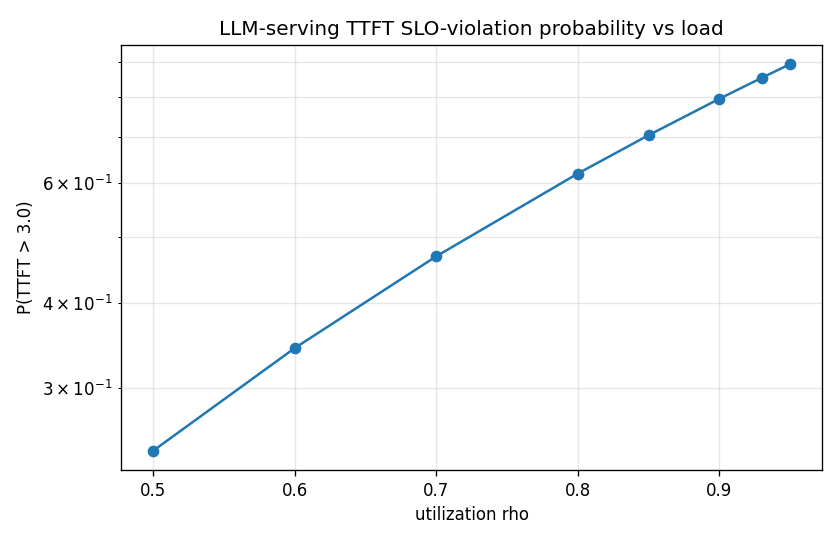

This chart was generated by the following Python code:
"""
LLM-inference serving TTFT SLO: composite example for the SLA layer
(most_queue.theory.utils.sla).

Models a GPU batch-inference server as MAP/PH/1: bursty (MMPP-2) request
arrivals -- LLM-serving traffic is autocorrelated, not Poisson -- and a
PH-fitted batch-inference service time (mean + variability of a batched
GPU forward pass). For a range of loads, computes the deadline-violation
probability P(TTFT > D) from the exact MapPh1Calc moments via the SLA layer.
The curve qualitatively reproduces the shape reported by SLO-aware
LLM-serving papers (QUARTZ, Hermes, TailGuard/TPDS 2025): violation
probability stays low, then rises sharply as rho approaches the stability
boundary -- see docs/research/sla-deadline-queueing-2026.md.

A second section extends this to two SLO tiers (premium / free) sharing the
same server. MapPh1PriorityCalc (the MAP+PH priority calculator) only
returns the mean waiting time per class -- not enough raw moments for the
SLA tail layer, see docs/research/sla-deadline-queueing-2026.md -- so this
section uses Poisson-split arrivals with MG1NonPreemptiveCalc instead (which
does return full moments per class), still on the same PH-fitted
batch-inference service distribution. This demonstrates the *priority*
dimension of SLO-tiering; the bursty-arrival case is covered by the MAP/PH/1
curve above.

Saves examples/llm_serving_slo.png.
"""

from __future__ import annotations

import matplotlib.pyplot as plt
import numpy as np
from colorama import Fore, Style, init

from most_queue.random.distributions import H2Distribution
from most_queue.random.map_ph import MAP, PHDistribution
from most_queue.theory.matrix.map_ph1 import MapPh1Calc
from most_queue.theory.priority.non_preemptive.mg1 import MG1NonPreemptiveCalc
from most_queue.theory.utils.sla import deadline_violation_prob, slo_quantile

init(autoreset=True)

# Batch-inference service: mean 1.0 time unit, cv=1.5 (batching variability).
SERVICE_MEAN = 1.0
SERVICE_CV = 1.5

# MMPP-2 burstiness shape (arbitrary units, scaled below to hit a target rho).
BASE_RATES = [2.0, 0.4]
PHASE_Q = np.array([[-0.2, 0.2], [0.3, -0.3]])

# TTFT deadline: 3x mean service time -- a representative "firm-ish" SLO.
DEADLINE = 3.0 * SERVICE_MEAN

RHOS = [0.5, 0.6, 0.7, 0.8, 0.85, 0.9, 0.93, 0.95]


def _service_ph():
    h2 = H2Distribution.get_params_by_mean_and_cv(SERVICE_MEAN, SERVICE_CV)
    return PHDistribution.from_h2(h2)


def _mmpp_for_rho(rho: float):
    """Scale MMPP-2 rates so the fundamental arrival rate hits rho * (1/SERVICE_MEAN)."""
    base = MAP.mmpp(BASE_RATES, PHASE_Q)
    base_lambda = MAP.arrival_rate(base)
    target_lambda = rho / SERVICE_MEAN
    scale = target_lambda / base_lambda
    return MAP.mmpp([r * scale for r in BASE_RATES], PHASE_Q)


def violation_curve() -> list[tuple[float, float, float]]:
    """(rho, P(TTFT > DEADLINE), SLO quantile D_0.05) for each rho in RHOS."""
    ph_srv = _service_ph()
    rows = []
    for rho in RHOS:
        mmpp = _mmpp_for_rho(rho)
        calc = MapPh1Calc()
        calc.set_sources(mmpp)
        calc.set_servers(ph_srv)
        w = calc.run().w
        p_violation = deadline_violation_prob(w, DEADLINE)
        d95 = slo_quantile(w, 0.05)
        rows.append((rho, p_violation, d95))
    return rows


def priority_tiers_at(rho: float, premium_share: float = 0.3) -> dict[str, float]:
    """Poisson-split premium/free SLO tiers sharing the same batch-inference server."""
    total_lambda = rho / SERVICE_MEAN
    lambdas = [premium_share * total_lambda, (1.0 - premium_share) * total_lambda]

    ph_srv = _service_ph()
    b = PHDistribution.calc_theory_moments(ph_srv, 4)

    calc = MG1NonPreemptiveCalc()
    calc.set_sources(lambdas)
    calc.set_servers([b, b])
    results = calc.run()

    return {
        "premium": deadline_violation_prob(results.w[0], DEADLINE),
        "free": deadline_violation_prob(results.w[1], DEADLINE),
    }


def main() -> None:
    print(Fore.GREEN + "LLM-inference serving TTFT SLO -- MAP(MMPP-2)/PH/1")
    print(f"Batch-inference service: mean={SERVICE_MEAN}, cv={SERVICE_CV}, deadline D={DEADLINE}\n")

    rows = violation_curve()
    print(f"{'rho':>6} {'P(TTFT > D)':>14} {'D_0.05 (95th pct)':>20}")
    for rho, p_violation, d95 in rows:
        print(f"{rho:>6.2f} {p_violation:>14.4f} {d95:>20.3f}")

    rhos, probs, _ = zip(*rows)
    plt.figure(figsize=(7, 4.5))
    plt.semilogy(rhos, probs, marker="o")
    plt.xlabel("utilization rho")
    plt.ylabel(f"P(TTFT > {DEADLINE:.1f})")
    plt.title("LLM-serving TTFT SLO-violation probability vs load")
    plt.grid(True, which="both", alpha=0.3)
    plt.tight_layout()
    plt.savefig("examples/llm_serving_slo.png", dpi=120)
    print(Fore.GREEN + "\nSaved examples/llm_serving_slo.png")

    print(Style.RESET_ALL + "\nTwo SLO tiers (premium 30% / free 70%) at rho=0.9:")
    tiers = priority_tiers_at(0.9)
    print(f"  premium P(TTFT > D) = {tiers['premium']:.4f}")
    print(f"  free    P(TTFT > D) = {tiers['free']:.4f}")


if __name__ == "__main__":
    main()
